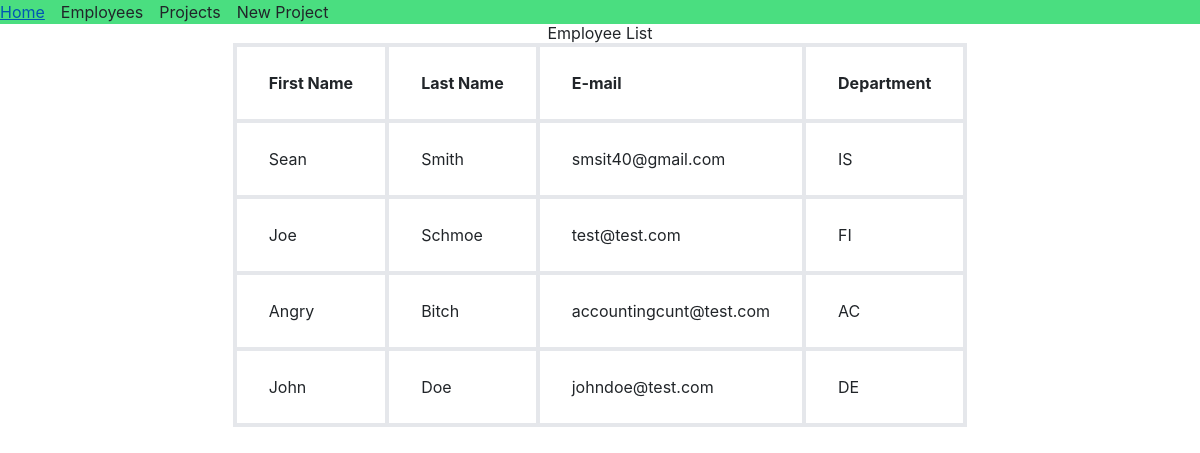
The page /home/employees/ on the database its author committed.
### app/models.py (models this page shows, shortened)
class Employee(models.Model):
    IT_SUPPORT = 'IS'
    INFRASTRUCTURE = 'IF'
    FINANCE = 'FI'
    ACCOUNTING = 'AC'
    DEVELOPERS = 'DE'
    SECURITY = 'SE'
    HUMAN_RESOURCES = 'HR'
    PRODUCT = 'PR'
    department_choices = [
        (IT_SUPPORT, "IT SUPPORT"),
        (INFRASTRUCTURE, "INFRASTRUCTURE"),
        (FINANCE, "FINANCE"),
        (ACCOUNTING, 'ACCOUNTING'),
        (DEVELOPERS, 'DEVELOPERS'),
        (SECURITY, "SECURITY"),
        (HUMAN_RESOURCES, "HUMAN RESOURCES"),
        (PRODUCT, "PRODUCT")
    ]
    first_name = models.CharField(max_length=30)
    last_name = models.CharField(max_length=30)
    email = models.EmailField()
    department = models.CharField(max_length=2, choices=department_choices)

### app/views.py (the view)
# urls.py: path('employees/', employee_list, name='employees'),
def employee_list(request):
    employees = Employee.objects.all()
    context = {
        'employees': employees
    }
    return render(request, 'app/employees.html', context)

### templates/app/employees.html
{% extends 'app/base.html' %}
{% block content %}
<h1 class="flex justify-center">Employee List</h1>
<table class="h-screen flex justify-center">
  <tr>
    <th class="border-4 px-8 py-4">First Name</th>
    <th class="border-4 px-8 py-4">Last Name</th>
    <th class="border-4 px-8 py-4">E-mail</th>
      <th class="border-4 px-8 py-4">Department</th>
  </tr>
    {% for i in employees %}
  <tr>
    <td class="border-4 px-8 py-4">{{ i.first_name}}</td>
    <td class="border-4 px-8 py-4">{{ i.last_name }}</td>
    <td class="border-4 px-8 py-4">{{ i.email }}</td>
      <td class="border-4 px-8 py-4">{{ i.department }}</td>
  </tr>
{% endfor %}
</table>
{% endblock %}

### templates/app/base.html (shortened to what this page needs)
<!doctype html>
<html>
<head>
<script src="https://cdn.tailwindcss.com"></script>
    <link rel="stylesheet" href="https://cdn.jsdelivr.net/npm/bootstrap@4.0.0/dist/css/bootstrap.min.css">
</head>
<body>
<nav class = 'bg-green-400'>
    <div class="flex space-x-4">
    <a href="{% url 'index' %}">Home</a>
    <a href="{% url 'employees' %}">Employees</a>
    <a href="{% url 'projects' %}">Projects</a>
    <a href="{% url 'add_project' %}">New Project</a>
    </div>
</nav>
{% block content %}
{% endblock %}
</body>
</html>

### rows shown on the page
Employee: first_name "Sean", last_name "Smith", email "smsit40@gmail.com", department "IS"
Employee: first_name "Joe", last_name "Schmoe", email "test@test.com", department "FI"
Employee: first_name "Angry", last_name "Bitch", email "accountingcunt@test.com", department "AC"
Employee: first_name "John", last_name "Doe", email "johndoe@test.com", department "DE"
